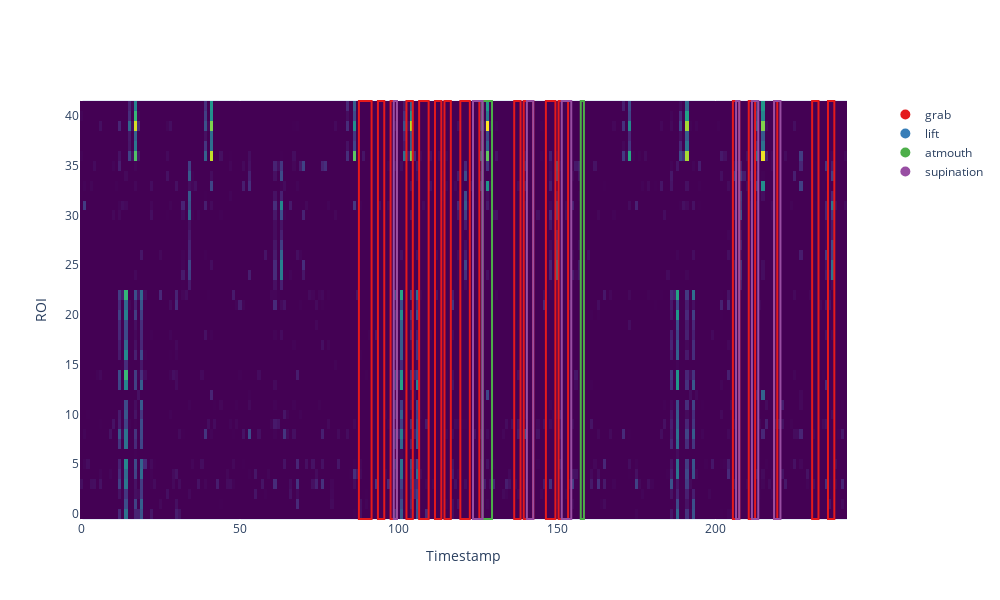

Notebook source saved alongside this figure:
### Code cell
show_data(xi_hat,trial)

### Figure 1 — Plotly figure (JSON) as saved in the notebook; plotly's stock layout.template omitted (floating-point values rounded to 4 significant figures; data arrays with more than 128 entries replaced by an {"elided": "..."} marker saying what was removed)
{"data": [{"colorscale": [[0, "#440154"], [0.1111, "#482878"], [0.2222, "#3e4989"], [0.3333, "#31688e"], [0.4444, "#26828e"], [0.5556, "#1f9e89"], [0.6667, "#35b779"], [0.7778, "#6ece58"], [0.8889, "#b5de2b"], [1, "#fde725"]], "name": "Heatmap", "showscale": false, "type": "heatmap", "z": {"elided": "42x242 float values"}, "zmax": 3.245, "zmin": 0}, {"marker": {"color": "rgb(228,26,28)", "size": 10}, "mode": "markers", "name": "grab", "showlegend": true, "type": "scatter", "x": [null], "y": [null]}, {"marker": {"color": "rgb(55,126,184)", "size": 10}, "mode": "markers", "name": "lift", "showlegend": true, "type": "scatter", "x": [null], "y": [null]}, {"marker": {"color": "rgb(77,175,74)", "size": 10}, "mode": "markers", "name": "atmouth", "showlegend": true, "type": "scatter", "x": [null], "y": [null]}, {"marker": {"color": "rgb(152,78,163)", "size": 10}, "mode": "markers", "name": "supination", "showlegend": true, "type": "scatter", "x": [null], "y": [null]}], "layout": {"height": 600, "legend": {"x": 1.05, "y": 1}, "shapes": [{"fillcolor": "rgba(0, 0, 0, 0)", "line": {"color": "rgb(228,26,28)", "width": 2}, "name": "grab", "type": "rect", "x0": 87.5, "x1": 91.5, "y0": -0.5, "y1": 41.5}, {"fillcolor": "rgba(0, 0, 0, 0)", "line": {"color": "rgb(228,26,28)", "width": 2}, "name": "grab", "type": "rect", "x0": 93.5, "x1": 95.5, "y0": -0.5, "y1": 41.5}, {"fillcolor": "rgba(0, 0, 0, 0)", "line": {"color": "rgb(228,26,28)", "width": 2}, "name": "grab", "type": "rect", "x0": 97.5, "x1": 99.5, "y0": -0.5, "y1": 41.5}, {"fillcolor": "rgba(0, 0, 0, 0)", "line": {"color": "rgb(228,26,28)", "width": 2}, "name": "grab", "type": "rect", "x0": 102.5, "x1": 104.5, "y0": -0.5, "y1": 41.5}, {"fillcolor": "rgba(0, 0, 0, 0)", "line": {"color": "rgb(228,26,28)", "width": 2}, "name": "grab", "type": "rect", "x0": 106.5, "x1": 109.5, "y0": -0.5, "y1": 41.5}, {"fillcolor": "rgba(0, 0, 0, 0)", "line": {"color": "rgb(228,26,28)", "width": 2}, "name": "grab", "type": "rect", "x0": 111.5, "x1": 113.5, "y0": -0.5, "y1": 41.5}, {"fillcolor": "rgba(0, 0, 0, 0)", "line": {"color": "rgb(228,26,28)", "width": 2}, "name": "grab", "type": "rect", "x0": 114.5, "x1": 116.5, "y0": -0.5, "y1": 41.5}, {"fillcolor": "rgba(0, 0, 0, 0)", "line": {"color": "rgb(228,26,28)", "width": 2}, "name": "grab", "type": "rect", "x0": 119.5, "x1": 122.5, "y0": -0.5, "y1": 41.5}, {"fillcolor": "rgba(0, 0, 0, 0)", "line": {"color": "rgb(228,26,28)", "width": 2}, "name": "grab", "type": "rect", "x0": 123.5, "x1": 125.5, "y0": -0.5, "y1": 41.5}, {"fillcolor": "rgba(0, 0, 0, 0)", "line": {"color": "rgb(228,26,28)", "width": 2}, "name": "grab", "type": "rect", "x0": 136.5, "x1": 138.5, "y0": -0.5, "y1": 41.5}, {"fillcolor": "rgba(0, 0, 0, 0)", "line": {"color": "rgb(228,26,28)", "width": 2}, "name": "grab", "type": "rect", "x0": 139.5, "x1": 142.5, "y0": -0.5, "y1": 41.5}, {"fillcolor": "rgba(0, 0, 0, 0)", "line": {"color": "rgb(228,26,28)", "width": 2}, "name": "grab", "type": "rect", "x0": 146.5, "x1": 149.5, "y0": -0.5, "y1": 41.5}, {"fillcolor": "rgba(0, 0, 0, 0)", "line": {"color": "rgb(228,26,28)", "width": 2}, "name": "grab", "type": "rect", "x0": 150.5, "x1": 153.5, "y0": -0.5, "y1": 41.5}, {"fillcolor": "rgba(0, 0, 0, 0)", "line": {"color": "rgb(228,26,28)", "width": 2}, "name": "grab", "type": "rect", "x0": 205.5, "x1": 207.5, "y0": -0.5, "y1": 41.5}, {"fillcolor": "rgba(0, 0, 0, 0)", "line": {"color": "rgb(228,26,28)", "width": 2}, "name": "grab", "type": "rect", "x0": 210.5, "x1": 212.5, "y0": -0.5, "y1": 41.5}, {"fillcolor": "rgba(0, 0, 0, 0)", "line": {"color": "rgb(228,26,28)", "width": 2}, "name": "grab", "type": "rect", "x0": 218.5, "x1": 219.5, "y0": -0.5, "y1": 41.5}, {"fillcolor": "rgba(0, 0, 0, 0)", "line": {"color": "rgb(228,26,28)", "width": 2}, "name": "grab", "type": "rect", "x0": 230.5, "x1": 232.5, "y0": -0.5, "y1": 41.5}, {"fillcolor": "rgba(0, 0, 0, 0)", "line": {"color": "rgb(228,26,28)", "width": 2}, "name": "grab", "type": "rect", "x0": 235.5, "x1": 237.5, "y0": -0.5, "y1": 41.5}, {"fillcolor": "rgba(0, 0, 0, 0)", "line": {"color": "rgb(77,175,74)", "width": 2}, "name": "atmouth", "type": "rect", "x0": 126.5, "x1": 129.5, "y0": -0.5, "y1": 41.5}, {"fillcolor": "rgba(0, 0, 0, 0)", "line": {"color": "rgb(77,175,74)", "width": 2}, "name": "atmouth", "type": "rect", "x0": 157.5, "x1": 158.5, "y0": -0.5, "y1": 41.5}, {"fillcolor": "rgba(0, 0, 0, 0)", "line": {"color": "rgb(152,78,163)", "width": 2}, "name": "supination", "type": "rect", "x0": 98.5, "x1": 99.5, "y0": -0.5, "y1": 41.5}, {"fillcolor": "rgba(0, 0, 0, 0)", "line": {"color": "rgb(152,78,163)", "width": 2}, "name": "supination", "type": "rect", "x0": 123.5, "x1": 126.5, "y0": -0.5, "y1": 41.5}, {"fillcolor": "rgba(0, 0, 0, 0)", "line": {"color": "rgb(152,78,163)", "width": 2}, "name": "supination", "type": "rect", "x0": 140.5, "x1": 142.5, "y0": -0.5, "y1": 41.5}, {"fillcolor": "rgba(0, 0, 0, 0)", "line": {"color": "rgb(152,78,163)", "width": 2}, "name": "supination", "type": "rect", "x0": 151.5, "x1": 154.5, "y0": -0.5, "y1": 41.5}, {"fillcolor": "rgba(0, 0, 0, 0)", "line": {"color": "rgb(152,78,163)", "width": 2}, "name": "supination", "type": "rect", "x0": 206.5, "x1": 207.5, "y0": -0.5, "y1": 41.5}, {"fillcolor": "rgba(0, 0, 0, 0)", "line": {"color": "rgb(152,78,163)", "width": 2}, "name": "supination", "type": "rect", "x0": 211.5, "x1": 213.5, "y0": -0.5, "y1": 41.5}, {"fillcolor": "rgba(0, 0, 0, 0)", "line": {"color": "rgb(152,78,163)", "width": 2}, "name": "supination", "type": "rect", "x0": 218.5, "x1": 220.5, "y0": -0.5, "y1": 41.5}], "width": 1000, "xaxis": {"autorange": true, "range": [-0.5, 241.5], "title": {"text": "Timestamp"}}, "yaxis": {"autorange": true, "range": [-0.6005, 41.6], "title": {"text": "ROI"}}}}
